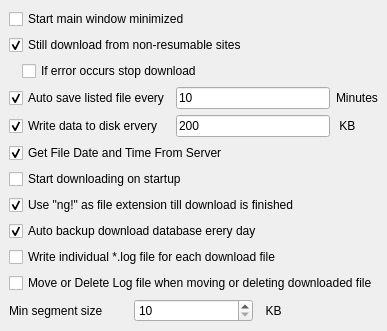
     <widget class="QWidget" name="tab" >
      <attribute name="title" >
       <string>General</string>
      </attribute>
      <layout class="QVBoxLayout" >
       <property name="margin" >
        <number>9</number>
       </property>
       <property name="spacing" >
        <number>6</number>
       </property>
       <item>
        <widget class="QCheckBox" name="checkBox" >
         <property name="text" >
          <string>Start main window minimized</string>
         </property>
        </widget>
       </item>
       <item>
        <widget class="QCheckBox" name="checkBox_2" >
         <property name="text" >
          <string>Still download from non-resumable sites</string>
         </property>
         <property name="checked" >
          <bool>true</bool>
         </property>
        </widget>
       </item>
       <item>
        <layout class="QHBoxLayout" >
         <property name="margin" >
          <number>0</number>
         </property>
         <property name="spacing" >
          <number>6</number>
         </property>
         <item>
          <widget class="QLabel" name="label_5" >
           <property name="text" >
            <string/>
           </property>
          </widget>
         </item>
         <item>
          <widget class="QCheckBox" name="checkBox_3" >
           <property name="text" >
            <string>If error occurs stop download</string>
           </property>
          </widget>
         </item>
         <item>
          <spacer>
           <property name="orientation" >
            <enum>Qt::Horizontal</enum>
           </property>
           <property name="sizeHint" >
            <size>
             <width>40</width>
             <height>20</height>
            </size>
           </property>
          </spacer>
         </item>
        </layout>
       </item>
       <item>
        <layout class="QGridLayout" >
         <property name="margin" >
          <number>0</number>
         </property>
         <property name="spacing" >
          <number>6</number>
         </property>
         <item row="0" column="0" >
          <widget class="QCheckBox" name="checkBox_4" >
           <property name="text" >
            <string>Auto save listed file every</string>
           </property>
           <property name="checked" >
            <bool>true</bool>
           </property>
          </widget>
         </item>
         <item row="1" column="0" >
          <widget class="QCheckBox" name="checkBox_5" >
           <property name="text" >
            <string>Write data to disk ervery</string>
           </property>
           <property name="checked" >
            <bool>true</bool>
           </property>
          </widget>
         </item>
         <item row="1" column="1" >
          <widget class="QLineEdit" name="lineEdit_2" >
           <property name="text" >
            <string>200</string>
           </property>
          </widget>
         </item>
         <item row="0" column="1" >
          <widget class="QLineEdit" name="lineEdit" >
           <property name="text" >
            <string>10</string>
           </property>
          </widget>
         </item>
         <item row="0" column="2" >
          <widget class="QLabel" name="label" >
           <property name="text" >
            <string>Minutes</string>
           </property>
          </widget>
         </item>
         <item row="1" column="2" >
          <widget class="QLabel" name="label_2" >
           <property name="text" >
            <string> KB</string>
           </property>
          </widget>
         </item>
        </layout>
       </item>
       <item>
        <widget class="QCheckBox" name="checkBox_6" >
         <property name="text" >
          <string>Get File Date and Time From Server</string>
         </property>
         <property name="checked" >
          <bool>true</bool>
         </property>
        </widget>
       </item>
       <item>
        <widget class="QCheckBox" name="checkBox_7" >
         <property name="text" >
          <string>Start downloading on startup</string>
         </property>
        </widget>
       </item>
       <item>
        <widget class="QCheckBox" name="checkBox_8" >
         <property name="text" >
          <string>Use "ng!" as file extension till download is finished</string>
         </property>
         <property name="checked" >
          <bool>true</bool>
         </property>
        </widget>
       </item>
       <item>
        <widget class="QCheckBox" name="checkBox_9" >
         <property name="text" >
          <string>Auto backup download database erery day</string>
         </property>
         <property name="checked" >
          <bool>true</bool>
         </property>
        </widget>
       </item>
       <item>
        <widget class="QCheckBox" name="checkBox_10" >
         <property name="text" >
          <string>Write individual *.log file for each download file</string>
         </property>
        </widget>
       </item>
       <item>
        <widget class="QCheckBox" name="checkBox_11" >
         <property name="text" >
          <string>Move or Delete Log file when moving or deleting downloaded file</string>
         </property>
        </widget>
       </item>
       <item>
        <layout class="QHBoxLayout" >
         <property name="margin" >
          <number>0</number>
         </property>
         <property name="spacing" >
          <number>6</number>
         </property>
         <item>
          <widget class="QLabel" name="label_3" >
           <property name="text" >
            <string>Min segment size</string>
           </property>
          </widget>
         </item>
         <item>
          <widget class="QSpinBox" name="spinBox" >
           <property name="maximum" >
            <number>102400</number>
           </property>
           <property name="minimum" >
            <number>10</number>
           </property>
          </widget>
         </item>
         <item>
          <widget class="QLabel" name="label_4" >
           <property name="text" >
            <string>  KB</string>
           </property>
          </widget>
         </item>
        </layout>
       </item>
      </layout>
     </widget>
